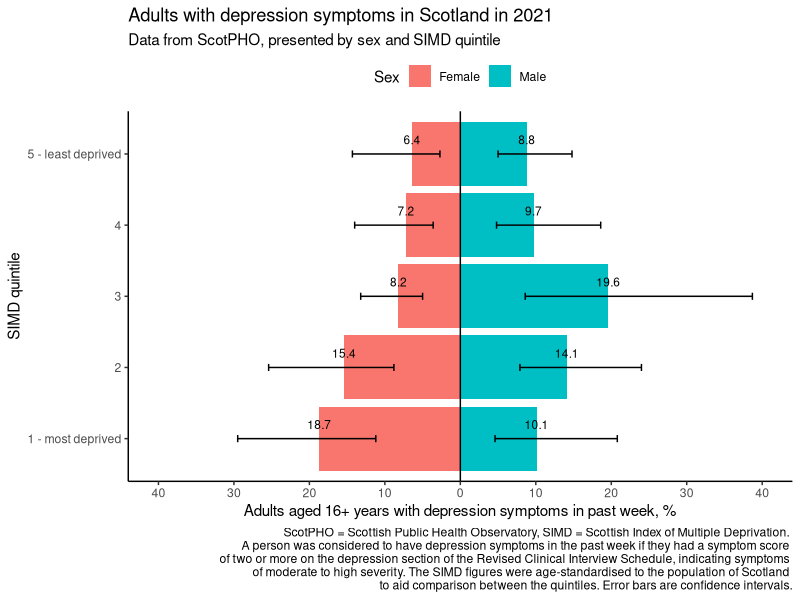

Here is the R script that generated this plot:
## ---- chunk 1
knitr::opts_chunk$set(echo = TRUE)
## ---- chunk 2
library(tidyverse)
## ---- chunk 3
data <- read.csv("Inputs/ScotPHO_data_extract_2024-11-28.csv")

glimpse(data)

## ---- chunk 4
Scotland_2021_depression_data <- data %>% 
  select(indicator, quintile, measure, value, 
         upper_confidence_interval, lower_confidence_interval) %>% 
#Select columns of interest
  slice(1:5, 7:11) 
#Selecting the rows for male and female data. 
#Sex did not appear to be included in the downloadable csv file, 
#so the only option seemed to be to manually check this 
#against the bar charts on the ScotPHO profiles tool
## ---- chunk 5
Scotland_2021_depression_data <- Scotland_2021_depression_data %>% 
  mutate(Sex = c('Female','Female','Female','Female','Female',
                 'Male','Male','Male','Male','Male')) 
#Sex did not appear to be included in the downloadable csv file, 
#so the only option seemed to be to manually check this 
#against the bar charts on the ScotPHO profiles tool. 
## ---- chunk 6
Scotland_2021_depression_data <- Scotland_2021_depression_data %>% 
  rename('SIMD_quintile' = 'quintile')
## ---- chunk 7
Scotland_2021_depression_data <- Scotland_2021_depression_data %>% 
  relocate('Sex', 'SIMD_quintile', .before = 'indicator')

tibble(Scotland_2021_depression_data)
## ---- chunk 8
write_csv(Scotland_2021_depression_data, "Scotland_2021_depression_data.csv")
## ---- chunk 9
Scotland_2021_depression_data_female_negative  <- Scotland_2021_depression_data %>%
  mutate(value = ifelse(Sex == 'Male',
                                 value,
                                 -1*value)) %>% 
  #For female rows, multiply value by -1
  mutate(upper_confidence_interval = ifelse(Sex == 'Male',
                                 upper_confidence_interval,
                                 -1*upper_confidence_interval)) %>% 
  #For female rows, multiply upper CI by -1
  mutate(lower_confidence_interval = ifelse(Sex == 'Male',
                                 lower_confidence_interval,
                                 -1*lower_confidence_interval)) 
  #For female rows, multiply lower CI by -1
## ---- chunk 10

breaks_values = c(seq(-40, 40, by = 10)) #Manually specifying breaks 
#for the y-axis, which will be flipped to become the x-axis; 
#limits of -40 and 40 and increments of 10

Scotland_2021_depression_data_female_negative %>%
  ggplot(aes(x = SIMD_quintile, y = value, fill = Sex)) + 
#Plot % of people with depression patients in past week on y-axis 
#by SIMD quintile on x-axis and differentiate sex with different fill colour
  geom_bar(stat = "identity") + #Plot a bar chart
  coord_flip() + #Flip the x-axis and y-axis
  geom_hline(yintercept = 0) + #Add a solid line through y=0
  theme_classic() + 
#Use a classic theme with a white background and solid lines on the axes
  theme(legend.position = "top") + #Position the legend above the plot
  scale_y_continuous(limits = c(-40,40), breaks = breaks_values, 
                     labels = abs(breaks_values)) + 
#Make the y-axis run from -40 to 40, 
#with increments of 10, as specified in breaks_values, 
#and use absolute values for the labels, rather than negatives for females
  xlab("SIMD quintile") + #Remove underscore from x-axis label                                  
  ylab("Adults aged 16+ years with depression symptoms in past week, %") + 
#Add more detail to y-axis label
  ggtitle("Adults with depression symptoms in Scotland in 2021", 
          subtitle = "Data from ScotPHO, presented by sex and SIMD quintile") + 
#Add title and subtitle
  labs(caption = "ScotPHO = Scottish Public Health Observatory, SIMD = Scottish Index of Multiple Deprivation. \n A person was considered to have depression symptoms in the past week if they had a symptom score \n of two or more on the depression section of the Revised Clinical Interview Schedule, indicating symptoms \n of moderate to high severity. The SIMD figures were age-standardised to the population of Scotland \n to aid comparison between the quintiles. Error bars are confidence intervals.") +
#Add caption to define abbreviations 
#and include extra notes from ScotPHO website regarding the data
  geom_errorbar(aes(ymin = lower_confidence_interval, 
                    ymax= upper_confidence_interval, width=0.1)) + 
#Add error bars using confidence interval data and specify size of bars
  geom_text(aes(label = abs(value)), nudge_x = 0.2, size = 3) 
#Label the text, using absolute values, rather than negatives for females, 
#and specify position and text size

